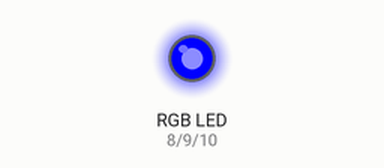
This sketch was run on a simulated Arduino Uno, built with avr-gcc and run on an emulated ATmega328P. Parts: an RGB LED mixed from three pins (HIGH = lit).

Above: at 0.1 s.
At 12.9 s:
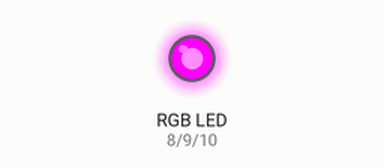
At 30.65 s:
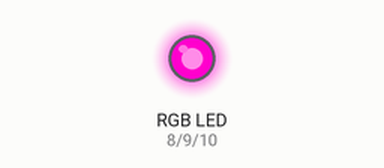
At 39.95 s:
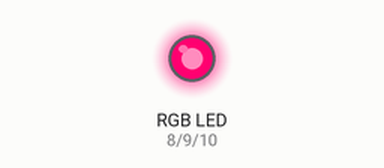
Timing chart, 0 to 40.0 s (numbered marks = the images above):
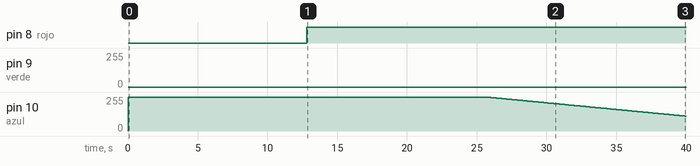

The sketch:

todos_los_colot_res_tira_RGB.ino
```cpp
int rojo = 8;
int verde = 9;
int azul = 10;
int time=100;

void setup() {
  pinMode(rojo, OUTPUT);
  pinMode(verde, OUTPUT);
  pinMode(azul, OUTPUT);

}

void loop() {
  for(int i=0;i<=255;i++){
  digitalWrite(azul,HIGH);
  analogWrite(rojo,i);
  delay(time);
  }
for(int i=255;i>=0;i--){
  analogWrite(azul,i);
  delay(time);
}
for(int i=0;i<=255;i++){
  analogWrite(verde,i);
  delay(time);
  }
for(int i=255;i>=0;i--){
  analogWrite(rojo,i);
  delay(time);
}
for(int i=0;i<=255;i++){
  analogWrite(azul,i);
  delay(time);
  }
for(int i=255;i>=0;i--){
  analogWrite(verde,i);

  delay(time);
}

}
```

Measured:
- by itself, pin 8 (rojo): LOW → HIGH at 12.8 s
- by itself, pin 10 (azul): 0/255 → 255/255 at 0.00 s, → 254/255 25.7 s later, → 253/255 0.10 s later, → 252/255 0.10 s later, … (144 changes in this stretch)
